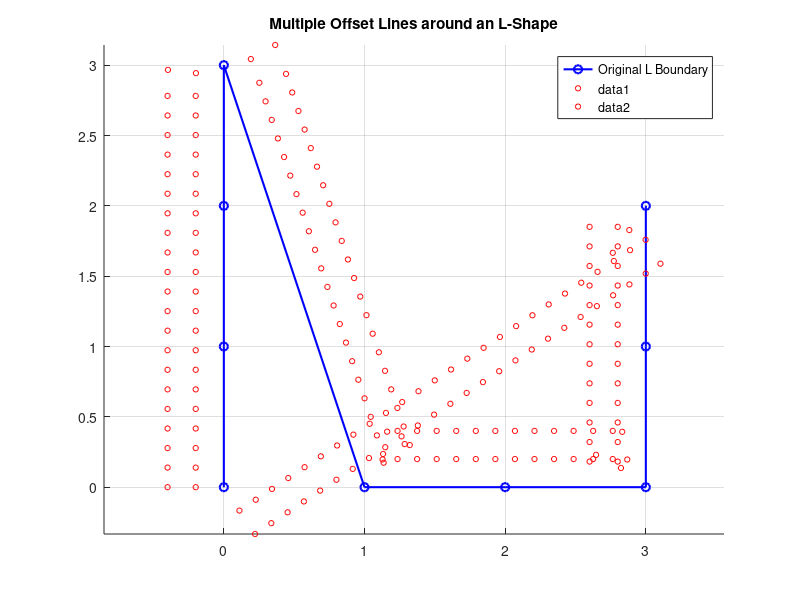

Reproduce this figure in MATLAB.
function demo_multiple_offsets
    % Define an L-shaped boundary in a 2 x M array:
    %   B(1,:) = x-coordinates
    %   B(2,:) = y-coordinates
    B = [
        0   0   0   0   1   2   3   3   3  ;  % x
        0   1   2   3   0   0   0   1   2   % y
    ];
    
    % Number of layers (parallel offset lines)
    nLines     = 2;       % e.g. 4 concentric offsets
    % Points along each line
    nPts       = 100;      
    % Spacing between each line
    spreadDist = 0.2;     
    
    % Compute offsets
    [xAll, yAll] = offsetBoundaryMultiple(B, nLines, nPts, spreadDist);
    
    % Plot
    figure('Color','white'); 
    hold on; axis equal; grid on;
    
    % Plot original boundary
    plot(B(1,:), B(2,:), 'b-o','LineWidth',1.5, ...
         'DisplayName','Original L Boundary');
     
    % Plot each offset line
    colors = lines(nLines);  % just for distinct colors
    for i = 1:nLines
        scatter(xAll(i,:), yAll(i,:), 15, 'r');
    end
    
    legend('Location','best');
    title('Multiple Offset Lines around an L-Shape');
end


function [xAll, yAll] = offsetBoundaryMultiple(B, nLines, nPts, spreadDist)
%OFFSETBOUNDARYMULTIPLE Generate multiple parallel offset lines
%   around a given polygonal boundary B.
%
%   INPUTS:
%       B          : 2 x M array of boundary coordinates
%                    B(1,:) = x, B(2,:) = y
%       nLines     : Number of offset lines to produce
%       nPts       : Number of points per offset line
%       spreadDist : Distance between successive offset lines
%
%   OUTPUTS:
%       xAll, yAll : Each is nLines x nPts, where row i
%                    corresponds to the i-th offset line.

    % Pre-allocate output arrays
    xAll = zeros(nLines, nPts);
    yAll = zeros(nLines, nPts);
    
    % For each line i, offset distance is i * spreadDist
    for i = 1:nLines
        currentOffset = i * spreadDist;
        [xOff, yOff] = offsetBoundarySingle(B, nPts, currentOffset);
        xAll(i,:) = xOff;
        yAll(i,:) = yOff;
    end
end

function [xOffset, yOffset] = offsetBoundarySingle(B, nPts, offsetDist)
%OFFSETBOUNDARYSINGLE Generate nPts equally spaced points along B,
%   then shift them outward by offsetDist.
%
%   B          : 2 x M array [x; y] for boundary
%   nPts       : number of sample points along boundary
%   offsetDist : outward shift distance
%
%   xOffset, yOffset : row vectors of length nPts

    % Extract X and Y
    x = B(1,:);
    y = B(2,:);
    
    % Ensure boundary is closed
    if x(end) ~= x(1) || y(end) ~= y(1)
        x(end+1) = x(1);
        y(end+1) = y(1);
    end
    
    % Segment lengths, cumulative length
    segLengths = sqrt(diff(x).^2 + diff(y).^2);  
    cumLen = [0, cumsum(segLengths)];
    totalLen = cumLen(end);
    
    % Sample points at these perimeter locations
    t = linspace(0, totalLen, nPts);
    xInterp = interp1(cumLen, x, t);
    yInterp = interp1(cumLen, y, t);
    
    % Allocate
    xOffset = zeros(1, nPts);
    yOffset = zeros(1, nPts);
    
    % Compute outward normal for each point
    for i = 1:nPts
        % indices for backward/forward difference
        if i == 1
            iPrev = nPts;
            iNext = 2;
        elseif i == nPts
            iPrev = nPts-1;
            iNext = 1;
        else
            iPrev = i - 1;
            iNext = i + 1;
        end
        
        % Tangent vector
        tx = xInterp(iNext) - xInterp(iPrev);
        ty = yInterp(iNext) - yInterp(iPrev);
        tLen = sqrt(tx^2 + ty^2);
        
        % Outward normal (assuming B is CCW)
        nx = -ty / tLen;
        ny =  tx / tLen;
        
        % Offset
        xOffset(i) = xInterp(i) + offsetDist * nx;
        yOffset(i) = yInterp(i) + offsetDist * ny;
    end
end

demo_multiple_offsets();